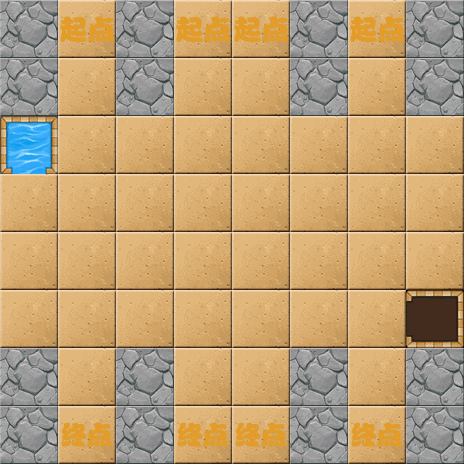

Rendered tile map (Tiled .tmx) drawn with the repository's tilesets; below, a short description and the map source with its tile grids summarised:
An orthogonal 8x8 tile map with 58x58 px tiles, 8 tile layers (1-layer, 2-layer, 3-layer, 4-layer, ...).

<map version="1.0" orientation="orthogonal" renderorder="right-down" width="8" height="8" tilewidth="58" tileheight="58">
 <tileset firstgid="1" name="backgroundBlock" tilewidth="58" tileheight="58">
  <image source="backgroundBlock.png" width="348" height="870" />
 </tileset>
 <layer name="1-layer" width="8" height="8">
  <data>[64 cells, 47 non-empty, 1 distinct tile ids]</data>
 </layer>
 <layer name="2-layer" width="8" height="8">
  <data>[64 cells, 58 non-empty, 5 distinct tile ids]</data>
 </layer>
 <layer name="3-layer" width="8" height="8">
  <data>[64 cells, 57 non-empty, 2 distinct tile ids]</data>
 </layer>
 <layer name="4-layer" width="8" height="8">
  <data>[64 cells, 55 non-empty, 1 distinct tile ids]</data>
 </layer>
 <layer name="5-layer" width="8" height="8">
  <data>[64 cells, 57 non-empty, 1 distinct tile ids]</data>
 </layer>
 <layer name="6-layer" width="8" height="8">
  <data>[64 cells, 59 non-empty, 5 distinct tile ids]</data>
 </layer>
 <layer name="7-layer" width="8" height="8">
  <data>[64 cells, 63 non-empty, 1 distinct tile ids]</data>
 </layer>
 <layer name="8-layer" width="8" height="8">
  <data>[64 cells, 63 non-empty, 3 distinct tile ids]</data>
 </layer>
</map>
